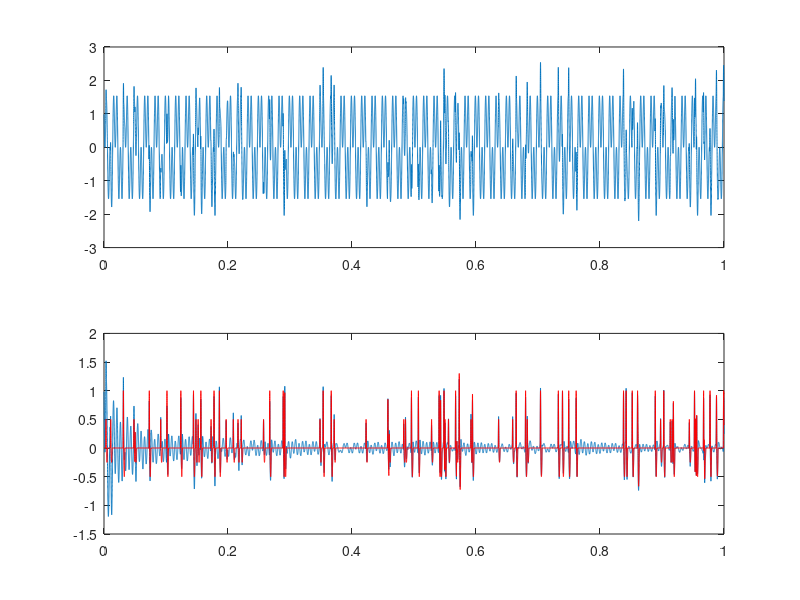

Recreate this plot in MATLAB.
% test 60 Hz canceller
clear all
figure(1); clf;

Fs = 48000;
dt = 1/Fs;
t = 0:dt:1 ;

s1=1/2;
s2=1/3; %1/3
s3=1/6; %1/6
%reference noise
ref = sin(2*pi*60*t) +1*sin(2*pi*180*t);
refshift = sin(2*pi*60*t + pi*s1)+1*sin(2*pi*180*t+ pi*3*s1); %1/4 cycle at 60 Hz
refshift2 = sin(2*pi*60*t + pi*s2)+ 1*sin(2*pi*180*t+ pi*3*s2); %
refshift3 = sin(2*pi*60*t + pi*s3)+ 1*sin(2*pi*180*t+ pi*3*s3); %

%ph = 90;
%signal
% noisefree = sin(2*pi*10*t);
% sig = 1.0* sin(2*pi*60*t+ph) + noisefree ;


%define APs
AP1amp = 1;
AP1dur1 = .001;
AP1dur2 = .002;
AP1prob = .001;
AP2amp = AP1amp*.5;

%make single AP
%by concantenating two 1/2 sin cycles
oneT = 0:dt:(AP1dur1+AP1dur2);
oneAP = AP1amp*sin(2*pi/(2*AP1dur1)*oneT).*(oneT<=AP1dur1) + ...
    AP1amp*0.5*sin(2*pi/(2*AP1dur2)*(oneT+AP1dur1)).*(oneT>AP1dur1) ;

%make a bunch of APs
locationAP1 = rand(size(t))<AP1prob; %poisson
%locationAP1 = mod([1:length(t)],457)==0; %uniform
vAP = conv(locationAP1,oneAP);
vAP = vAP(1:length(t)); %truncate
locationAP2 = rand(size(t))<AP1prob; %poisson
vAP2 = conv(locationAP2,oneAP*AP2amp);
vAP = vAP + vAP2(1:length(t)); %truncate
noisefree = vAP+ 0.00*randn(size(t));
sig = noisefree +1* sin(2*pi*60*t+1)+1*sin(2*pi*180*t +3) ;

%%%%%%%%%%%%%%%%%%%%%%%%%
w1 = 0;
w2 = 0;
w3 = 0;
w4 = 0;
mu2e =2^-10 ;

for i=1:length(t)
    out(i) = sig(i) -  ( w1*ref (i) + w2*refshift(i) + w3*refshift2(i) + w4*refshift3(i) ) ;
    w1 = w1 + mu2e*out(i)*sign(ref(i)) ;
    w2 = w2 + mu2e*out(i)*sign(refshift(i)) ;
    w3 = w3 + mu2e*out(i)*sign(refshift2(i)) ;
    w4 = w4 + mu2e*out(i)*sign(refshift3(i)) ;
end

np=2;

subplot(np,1,1)
plot(t,sig);

subplot(np,1,2)
plot(t,out)
hold on
plot(t,noisefree,'r')


